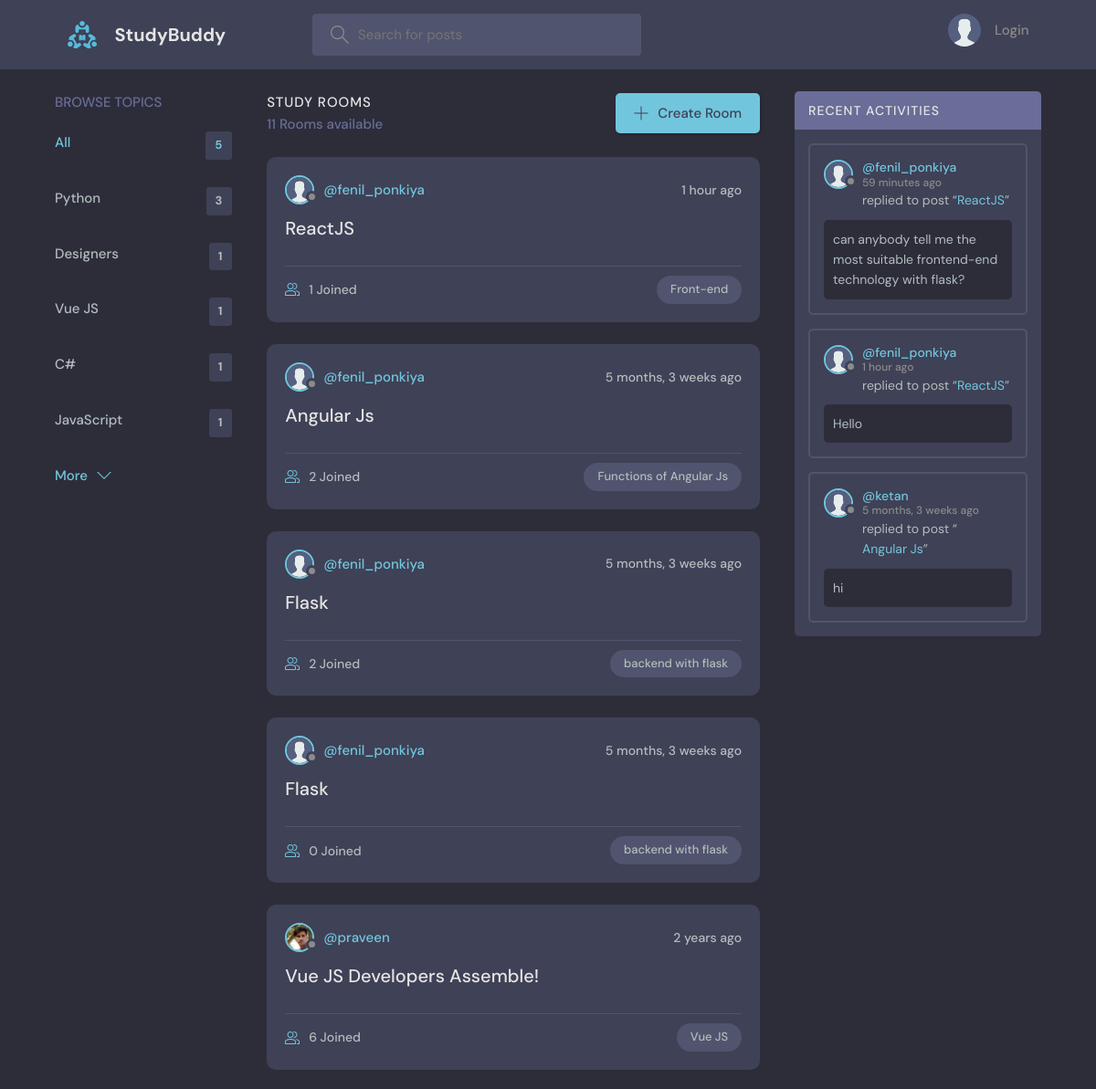
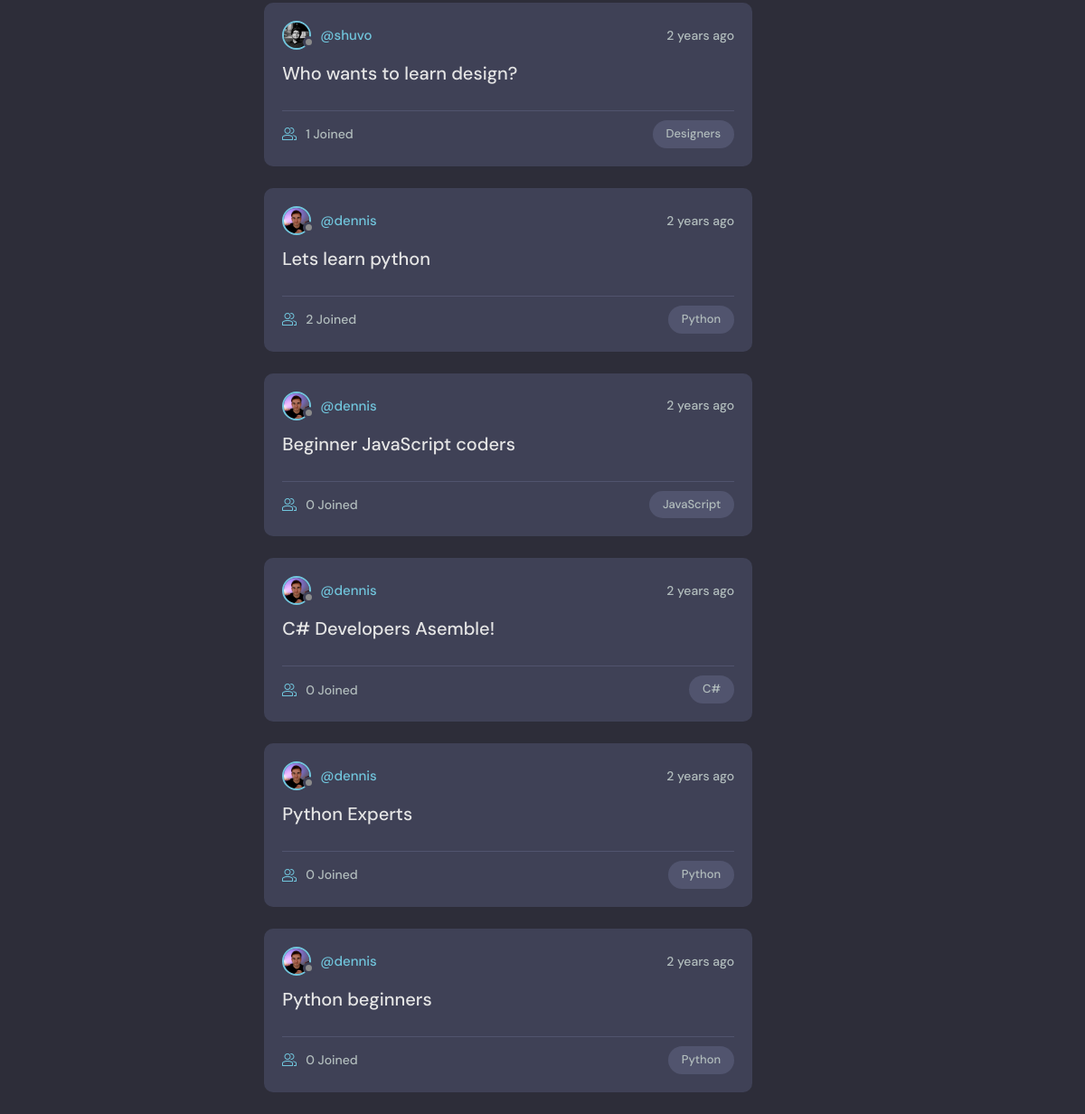
The page / on the database its author committed (2 pictures, top to bottom).
### base/models.py (models this page shows, shortened)
class Topic(models.Model):
    name = models.CharField(max_length=200)

class Room(models.Model):
    host = models.ForeignKey(User, on_delete=models.SET_NULL, null=True)
    topic = models.ForeignKey(Topic, on_delete=models.SET_NULL, null=True)
    name = models.CharField(max_length=200)
    description = models.TextField(null=True, blank=True)
    participants = models.ManyToManyField(
        User, related_name='participants', blank=True)
    updated = models.DateTimeField(auto_now=True)
    created = models.DateTimeField(auto_now_add=True)
    class Meta:
        ordering = ['-updated', '-created']
    def __str__(self):
        return self.name

class User(AbstractUser):
    name = models.CharField(max_length=200, null=True)
    email = models.EmailField(unique=True, null=True)
    bio = models.TextField(null=True)
    avatar = models.ImageField(null=True, default="avatar.svg")
    USERNAME_FIELD = 'email'
    REQUIRED_FIELDS = []

class Message(models.Model):
    user = models.ForeignKey(User, on_delete=models.CASCADE)
    room = models.ForeignKey(Room, on_delete=models.CASCADE)
    body = models.TextField()
    updated = models.DateTimeField(auto_now=True)
    created = models.DateTimeField(auto_now_add=True)
    class Meta:
        ordering = ['-updated', '-created']

### base/views.py (the view)
# urls.py: path('', views.home, name="home"),
def home(request):
    q = request.GET.get('q') if request.GET.get('q') != None else ''
    rooms = Room.objects.filter(
        Q(topic__name__icontains=q) |
        Q(name__icontains=q) |
        Q(description__icontains=q)
    )
    topics = Topic.objects.all()[0:5]
    room_count = rooms.count()
    room_messages = Message.objects.filter(
        Q(room__topic__name__icontains=q))[0:3]
    context = {'rooms': rooms, 'topics': topics,
               'room_count': room_count, 'room_messages': room_messages}
    return render(request, 'base/home.html', context)

### base/templates/base/home.html (shortened to what this page needs)
{% extends 'main.html' %}
{% block content %}
<main class="layout layout--3">
  <div class="container">
    {% include 'base/topics_component.html' %}
    <div class="roomList">
      <div class="roomList__header">
        <div>
          <h2>Study Rooms</h2>
          <p>{{room_count}} Rooms available</p>
        </div>
        <a class="btn btn--main" href="{% url 'create-room' %}">
          <svg version="1.1" xmlns="http://www.w3.org/2000/svg" width="32" height="32" viewBox="0 0 32 32">
            <title>add</title>
            <path
              d="M16.943 0.943h-1.885v14.115h-14.115v1.885h14.115v14.115h1.885v-14.115h14.115v-1.885h-14.115v-14.115z">
            </path>
          </svg>
          Create Room
        </a>
      </div>
      {% include 'base/feed_component.html' %}
    </div>
    {% include 'base/activity_component.html' %}
  </div>
</main>
{% endblock %}

### base/templates/base/topics_component.html
<div class="topics">
    <div class="topics__header">
        <h2>Browse Topics</h2>
    </div>
    <ul class="topics__list">
        <li>
            <a href="{% url 'home' %}" class="active">All <span>{{topics.count}}</span></a>
        </li>
        {% for topic in topics %}
        <li>
            <a href="{% url 'home' %}?q={{topic.name}}">{{topic.name}}<span>{{topic.room_set.all.count}}</span></a>
        </li>
        {% endfor %}
    </ul>
    <a class="btn btn--link" href="{% url 'topics' %}">
        More
        <svg version="1.1" xmlns="http://www.w3.org/2000/svg" width="32" height="32" viewBox="0 0 32 32">
            <title>chevron-down</title>
            <path d="M16 21l-13-13h-3l16 16 16-16h-3l-13 13z"></path>
        </svg>
    </a>
</div>

### base/templates/base/feed_component.html (shortened to what this page needs)
{% for room in rooms %}
<div class="roomListRoom">
    <div class="roomListRoom__header">
        <a href="{% url 'user-profile' room.host.id %}" class="roomListRoom__author">
            <div class="avatar avatar--small">
                <img src="{{room.host.avatar.url}}" />
            </div>
            <span>@{{room.host.username}}</span>
        </a>
        <div class="roomListRoom__actions">
            <span>{{room.created|timesince}} ago</span>
        </div>
    </div>
    <div class="roomListRoom__content">
        <a href="{% url 'room' room.id %}">{{room.name}}</a>
    </div>
    <div class="roomListRoom__meta">
        <a href="{% url 'room' room.id %}" class="roomListRoom__joined">
            {{room.participants.all.count}} Joined
        </a>
        <p class="roomListRoom__topic">{{room.topic.name}}</p>
    </div>
</div>
{% endfor %}

### base/templates/base/activity_component.html (shortened to what this page needs)
<div class="activities">
    <div class="activities__header">
        <h2>Recent Activities</h2>
    </div>
    {% for message in room_messages %}
    <div class="activities__box">
        <div class="activities__boxHeader roomListRoom__header">
            <a href="{% url 'user-profile' message.user.id %}" class="roomListRoom__author">
                <div class="avatar avatar--small">
                    <img src="{{message.user.avatar.url}}" />
                </div>
                <p>
                    @{{message.user.username}}
                    <span>{{message.created|timesince}} ago</span>
                </p>
            </a>
        </div>
        <div class="activities__boxContent">
            <p>replied to post “<a href="{% url 'room' message.room.id %}">{{message.room}}</a>”</p>
            <div class="activities__boxRoomContent">{{message.body}}</div>
        </div>
    </div>
    {% endfor %}
</div>

### rows shown on the page
Topic: name "Python", room_set.all.count "3"
Topic: name "Designers", room_set.all.count "1"
Topic: name "Vue JS", room_set.all.count "1"
Topic: name "C#", room_set.all.count "1"
Topic: name "JavaScript", room_set.all.count "1"
Room: host.avatar (placeholder picture), host.username "fenil_ponkiya", created "1 hour", name "ReactJS", participants.all.count "1", topic.name "Front-end"
Room: host.avatar (placeholder picture), host.username "fenil_ponkiya", created "5 months, 3 weeks", name "Angular Js", participants.all.count "2", topic.name "Functions of Angular Js"
Room: host.avatar (placeholder picture), host.username "fenil_ponkiya", created "5 months, 3 weeks", name "Flask", participants.all.count "2", topic.name "backend with flask"
Room: host.avatar (placeholder picture), host.username "fenil_ponkiya", created "5 months, 3 weeks", name "Flask", participants.all.count "0", topic.name "backend with flask"
Room: host.avatar (picture), host.username "praveen", created "2 years", name "Vue JS Developers Assemble!", participants.all.count "6", topic.name "Vue JS"
Room: host.avatar (picture), host.username "shuvo", created "2 years", name "Who wants to learn design?", participants.all.count "1", topic.name "Designers"
Room: host.avatar (picture), host.username "dennis", created "2 years", name "Lets learn python", participants.all.count "2", topic.name "Python"
Room: host.avatar (picture), host.username "dennis", created "2 years", name "Beginner JavaScript coders", participants.all.count "0", topic.name "JavaScript"
Room: host.avatar (picture), host.username "dennis", created "2 years", name "C# Developers Asemble!", participants.all.count "0", topic.name "C#"
Room: host.avatar (picture), host.username "dennis", created "2 years", name "Python Experts", participants.all.count "0", topic.name "Python"
Room: host.avatar (picture), host.username "dennis", created "2 years", name "Python beginners", participants.all.count "0", topic.name "Python"
Message: user.avatar (placeholder picture), user.username "fenil_ponkiya", created "59 minutes", room "ReactJS", body "can anybody tell me the most suitable frontend-end technology with flask?"
Message: user.avatar (placeholder picture), user.username "fenil_ponkiya", created "1 hour", room "ReactJS", body "Hello"
Message: user.avatar (placeholder picture), user.username "ketan", created "5 months, 3 weeks", room "Angular Js", body "hi"

### other values the page prints
{{ topics.count }} "5"
{{ room_count }} "11"
